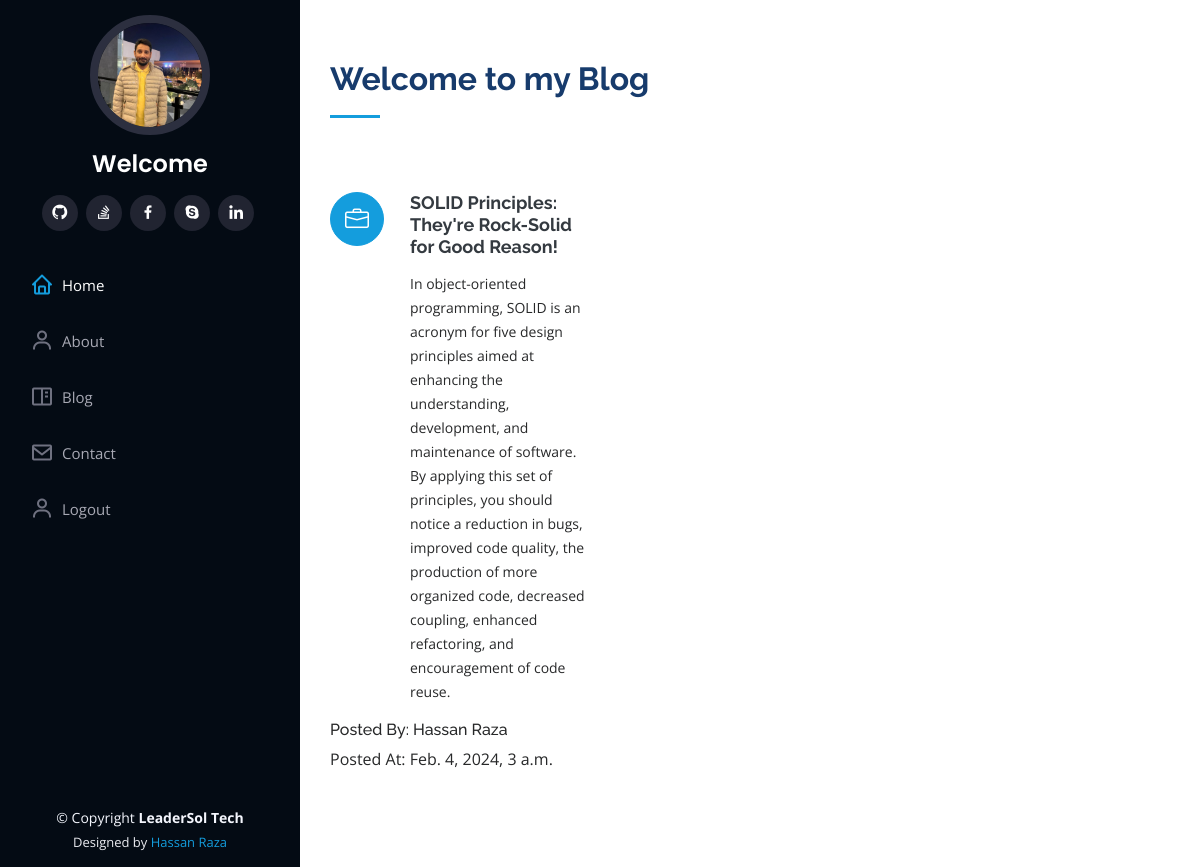
Screenshot of /blog (signed in) with the database file from the repository.
### portfolio/models.py (models this page shows, shortened)
class Blogs(models.Model):
    title = models.CharField(max_length=60)
    description = models.TextField()
    authname = models.CharField(max_length=12)
    img = models.ImageField(upload_to='block', blank=True, null=True)
    timestamp = models.DateTimeField(auto_now_add=True, blank=True)

### portfolio/views.py (the view)
# urls.py: path('blog', views.blog, name='handleblog.html'),
def blog(request):
    posts=Blogs.objects.all()
    context={"posts": posts}
    return render(request, 'handleblog.html', context)

### templates/handleblog.html (shortened to what this page needs)
{% extends 'basic.html' %}
{% block body %}
    <section id="services" class="services">
      <div class="container">
        <div class="section-title">
          <h2>Welcome to my Blog</h2>
        </div>
        <div class="row">
        {% for post in posts reversed %}
          <div class="col-lg-4 col-md-6 icon-box" data-aos="fade-up">
              <br/>
            <div class="icon"><i class="bi bi-briefcase"></i></div>
            <h4 class="title"><a href="">{{post.title}}</a></h4>
            <p class="description">{{post.description}}</p>
              <h6>Posted By: {{post.authname}}</h6>
              <p>Posted At: {{post.timestamp}}</p>
          </div>
        {% endfor %}
        </div>
      </div>
    </section>
{% endblock body %}

### static/assets/css/style.css (style rules this page uses)
body { font-family: "Open Sans", sans-serif; color: #272829; }
a { color: #149ddd; text-decoration: none; }
h1, h2, h3, h4, h5, h6 { font-family: "Raleway", sans-serif; }
.container, .container-fluid { padding-left: 30px; padding-right: 30px; }
section { padding: 60px 0; overflow: hidden; }
.section-title { padding-bottom: 30px; }
.section-title h2 { font-size: 32px; font-weight: bold; margin-bottom: 20px; padding-bottom: 20px; position: relative; color: #173b6c; }
.section-title h2::after { content: ""; position: absolute; display: block; width: 50px; height: 3px; background: #149ddd; bottom: 0; left: 0; }
.services .icon-box { margin-bottom: 20px; }
.services .icon { float: left; display: flex; align-items: center; justify-content: center; width: 54px; height: 54px; background: #149ddd; border-radius: 50%; transition: 0.5s; border: 1px solid #149ddd; }
.services .icon i { color: #fff; font-size: 24px; line-height: 0; }
.services .title { margin-left: 80px; font-weight: 700; margin-bottom: 15px; font-size: 18px; }
.services .title a { color: #343a40; }
.services .description { margin-left: 80px; line-height: 24px; font-size: 14px; }

### rows the page displays
Blogs: title "SOLID Principles: They're Rock-Solid for Good Reason!", description "In object-oriented programming, SOLID is an acronym for five design principles aimed at enhancing the understanding, development, and maintenance of software. By applying this set of principles, you should notice a reduction in bugs, improved code quality, the production of more organized code, decreased coupling, enhanced refactoring, and encouragement of code reuse.", authname "Hassan Raza", timestamp "Feb. 4, 2024, 3 a.m."
